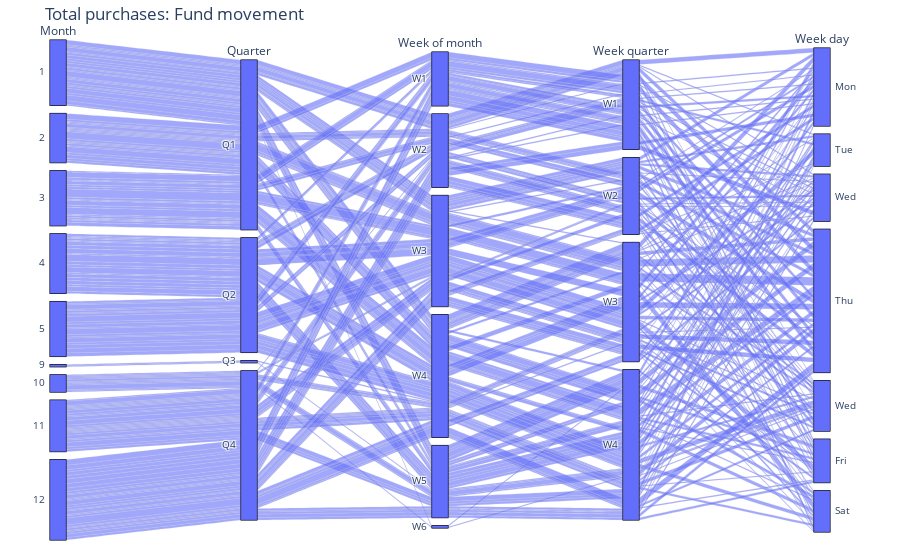
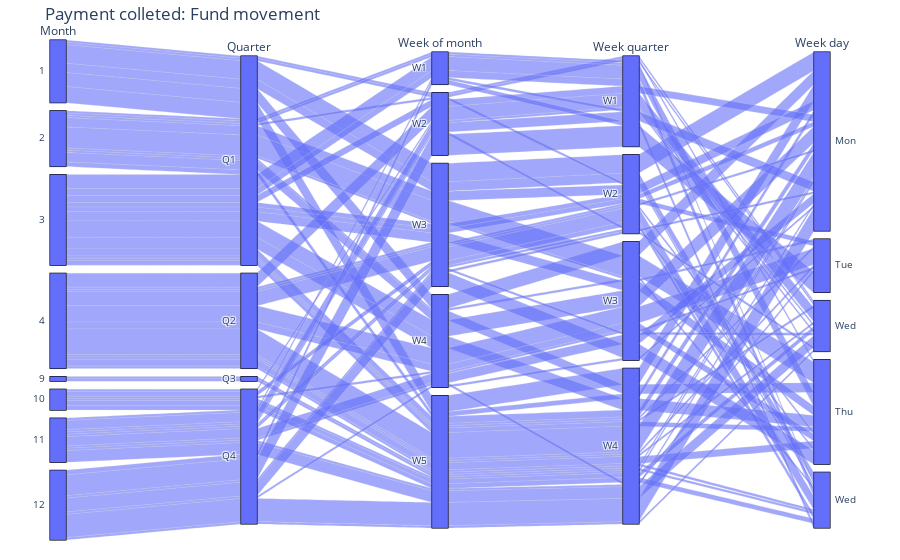

The notebook cell these images were saved under, in order:
### Code cell
features_and_target = create_features(
    statements_df, "payment_date", "total_payment_collected"
)
target_df = features_and_target[features_and_target["total_payment_collected"] > 0]
quarter_dim = go.parcats.Dimension(
    values=target_df["quarter"],
    categoryorder="category ascending",
    label="Quarter",
)
month_dim = go.parcats.Dimension(
    values=target_df["month"],
    categoryorder="category ascending",
    label="Month",
)
weekofmonth_dim = go.parcats.Dimension(
    values=target_df["weekofmonth"],
    categoryorder="category ascending",
    label="Week of month",
)
weekquarter_dim = go.parcats.Dimension(
    values=target_df["weekquarter"],
    categoryorder="category ascending",
    label="Week quarter",
)
weekday_dim = go.parcats.Dimension(
    values=target_df["dayofweek"],
    categoryarray=list(range(7)),
    label="Week day",
    ticktext=[
        "Mon",
        "Tue",
        "Wed",
        "Thu",
        "Wed",
        "Fri",
        "Sat",
        "Sun",
    ],
)
fig2 = go.Figure(
    data=[
        go.Parcats(
            dimensions=[
                month_dim,
                quarter_dim,
                weekofmonth_dim,
                weekquarter_dim,
                weekday_dim,
            ]
        )
    ]
)
fig2.update_layout(
    title='Payment colleted: Fund movement',
    margin=dict(l=10, r=30, t=40, b=20),
)
fig1.show()
fig2.show()

### Figure 1 — Plotly figure (JSON) as saved in the notebook; plotly's stock layout.template omitted (floating-point values rounded to 4 significant figures; data arrays with more than 128 entries replaced by an {"elided": "..."} marker saying what was removed)
{"data": [{"dimensions": [{"categoryorder": "category ascending", "label": "Month", "values": {"elided": "380 int values"}}, {"categoryorder": "category ascending", "label": "Quarter", "values": {"elided": "380 str values"}}, {"categoryorder": "category ascending", "label": "Week of month", "values": {"elided": "380 str values"}}, {"categoryorder": "category ascending", "label": "Week quarter", "values": {"elided": "380 str values"}}, {"categoryarray": [0, 1, 2, 3, 4, 5, 6], "label": "Week day", "ticktext": ["Mon", "Tue", "Wed", "Thu", "Wed", "Fri", "Sat", "Sun"], "values": {"elided": "380 int values"}}], "type": "parcats"}], "layout": {"margin": {"b": 20, "l": 10, "r": 30, "t": 40}, "title": {"text": "Total purchases: Fund movement"}}}

### Figure 2 — Plotly figure (JSON) as saved in the notebook; plotly's stock layout.template omitted (floating-point values rounded to 4 significant figures; data arrays with more than 128 entries replaced by an {"elided": "..."} marker saying what was removed)
{"data": [{"dimensions": [{"categoryorder": "category ascending", "label": "Month", "values": {"elided": "191 int values"}}, {"categoryorder": "category ascending", "label": "Quarter", "values": {"elided": "191 str values"}}, {"categoryorder": "category ascending", "label": "Week of month", "values": {"elided": "191 str values"}}, {"categoryorder": "category ascending", "label": "Week quarter", "values": {"elided": "191 str values"}}, {"categoryarray": [0, 1, 2, 3, 4, 5, 6], "label": "Week day", "ticktext": ["Mon", "Tue", "Wed", "Thu", "Wed", "Fri", "Sat", "Sun"], "values": {"elided": "191 int values"}}], "type": "parcats"}], "layout": {"margin": {"b": 20, "l": 10, "r": 30, "t": 40}, "title": {"text": "Payment colleted: Fund movement"}}}
